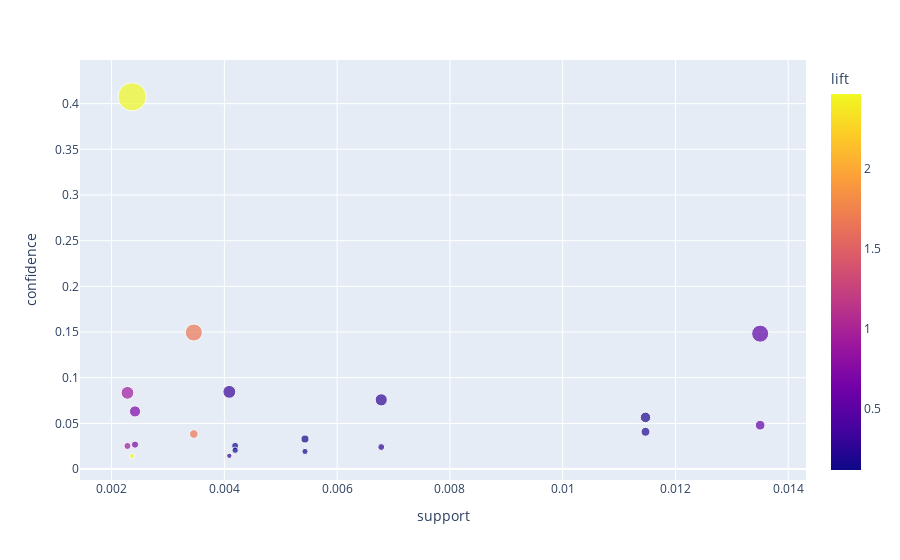

Notebook cell for this chart:
### Code cell
fig = px.scatter(rules_pruned_support, x="support", y="confidence", color="lift", size="confidence",
                 hover_data=["support", "confidence", "lift", "antecedent support", "consequent support"],
                 hover_name=rules_pruned_support["antecedents"].apply(lambda x: ", ".join(list(x))) + 
                            " -> " + 
                            rules_pruned_support["consequents"].apply(lambda x: ", ".join(list(x))) + 
                            rules_pruned_support["antecedent support"].apply(lambda x: "{:.3f}".format(x)) + 
                            rules_pruned_support["consequent support"].apply(lambda x: "{:.3f}".format(x)))
fig.show()

### Figure 1 — Plotly figure (JSON) as saved in the notebook; plotly's stock layout.template omitted (floating-point values rounded to 4 significant figures)
{"data": [{"customdata": [[0.7003, 0.03828, 0.09011], [0.7003, 0.09011, 0.03828], [0.9266, 0.09011, 0.02732], [0.9266, 0.02732, 0.09011], [1.659, 0.09011, 0.02313], [1.659, 0.02313, 0.09011], [0.2013, 0.2027, 0.281], [0.2013, 0.281, 0.2027], [0.5275, 0.281, 0.09108], [0.5275, 0.09108, 0.281], [0.3009, 0.04834, 0.281], [0.3009, 0.281, 0.04834], [0.2697, 0.281, 0.08947], [0.2697, 0.08947, 0.281], [0.1171, 0.165, 0.281], [0.1171, 0.281, 0.165], [0.1254, 0.165, 0.2027], [0.1254, 0.2027, 0.165], [2.47, 0.165, 0.005801], [2.47, 0.005801, 0.165]], "hovertemplate": "<b>%{hovertext}</b><br><br>support=%{x}<br>confidence=%{marker.size}<br>lift=%{marker.color}<br>antecedent support=%{customdata[1]}<br>consequent support=%{customdata[2]}<extra></extra>", "hovertext": ["II -> IV0.0380.090", "IV -> II0.0900.038", "IV -> III0.0900.027", "III -> IV0.0270.090", "IV -> XII0.0900.023", "XII -> IV0.0230.090", "V -> IX0.2030.281", "IX -> V0.2810.203", "IX -> VI0.2810.091", "VI -> IX0.0910.281", "VII -> IX0.0480.281", "IX -> VII0.2810.048", "IX -> VIII0.2810.089", "VIII -> IX0.0890.281", "X -> IX0.1650.281", "IX -> X0.2810.165", "X -> V0.1650.203", "V -> X0.2030.165", "X -> pharmacie0.1650.006", "pharmacie -> X0.0060.165"], "legendgroup": "", "marker": {"color": [0.7003, 0.7003, 0.9266, 0.9266, 1.659, 1.659, 0.2013, 0.2013, 0.5275, 0.5275, 0.3009, 0.3009, 0.2697, 0.2697, 0.1171, 0.1171, 0.1254, 0.1254, 2.47, 2.47], "coloraxis": "coloraxis", "size": [0.06311, 0.02681, 0.02532, 0.08349, 0.03838, 0.1495, 0.05659, 0.04081, 0.04804, 0.1482, 0.08456, 0.01455, 0.02413, 0.0758, 0.03292, 0.01932, 0.02541, 0.02068, 0.01433, 0.4075], "sizemode": "area", "sizeref": 0.001019, "symbol": "circle"}, "mode": "markers", "name": "", "orientation": "v", "showlegend": false, "type": "scatter", "x": [0.002416, 0.002416, 0.002281, 0.002281, 0.003458, 0.003458, 0.01147, 0.01147, 0.0135, 0.0135, 0.004088, 0.004088, 0.006782, 0.006782, 0.00543, 0.00543, 0.004191, 0.004191, 0.002364, 0.002364], "xaxis": "x", "y": [0.06311, 0.02681, 0.02532, 0.08349, 0.03838, 0.1495, 0.05659, 0.04081, 0.04804, 0.1482, 0.08456, 0.01455, 0.02413, 0.0758, 0.03292, 0.01932, 0.02541, 0.02068, 0.01433, 0.4075], "yaxis": "y"}], "layout": {"coloraxis": {"colorbar": {"title": {"text": "lift"}}, "colorscale": [[0, "#0d0887"], [0.1111, "#46039f"], [0.2222, "#7201a8"], [0.3333, "#9c179e"], [0.4444, "#bd3786"], [0.5556, "#d8576b"], [0.6667, "#ed7953"], [0.7778, "#fb9f3a"], [0.8889, "#fdca26"], [1, "#f0f921"]]}, "legend": {"itemsizing": "constant", "tracegroupgap": 0}, "margin": {"t": 60}, "xaxis": {"anchor": "y", "domain": [0, 1], "title": {"text": "support"}}, "yaxis": {"anchor": "x", "domain": [0, 1], "title": {"text": "confidence"}}}}
